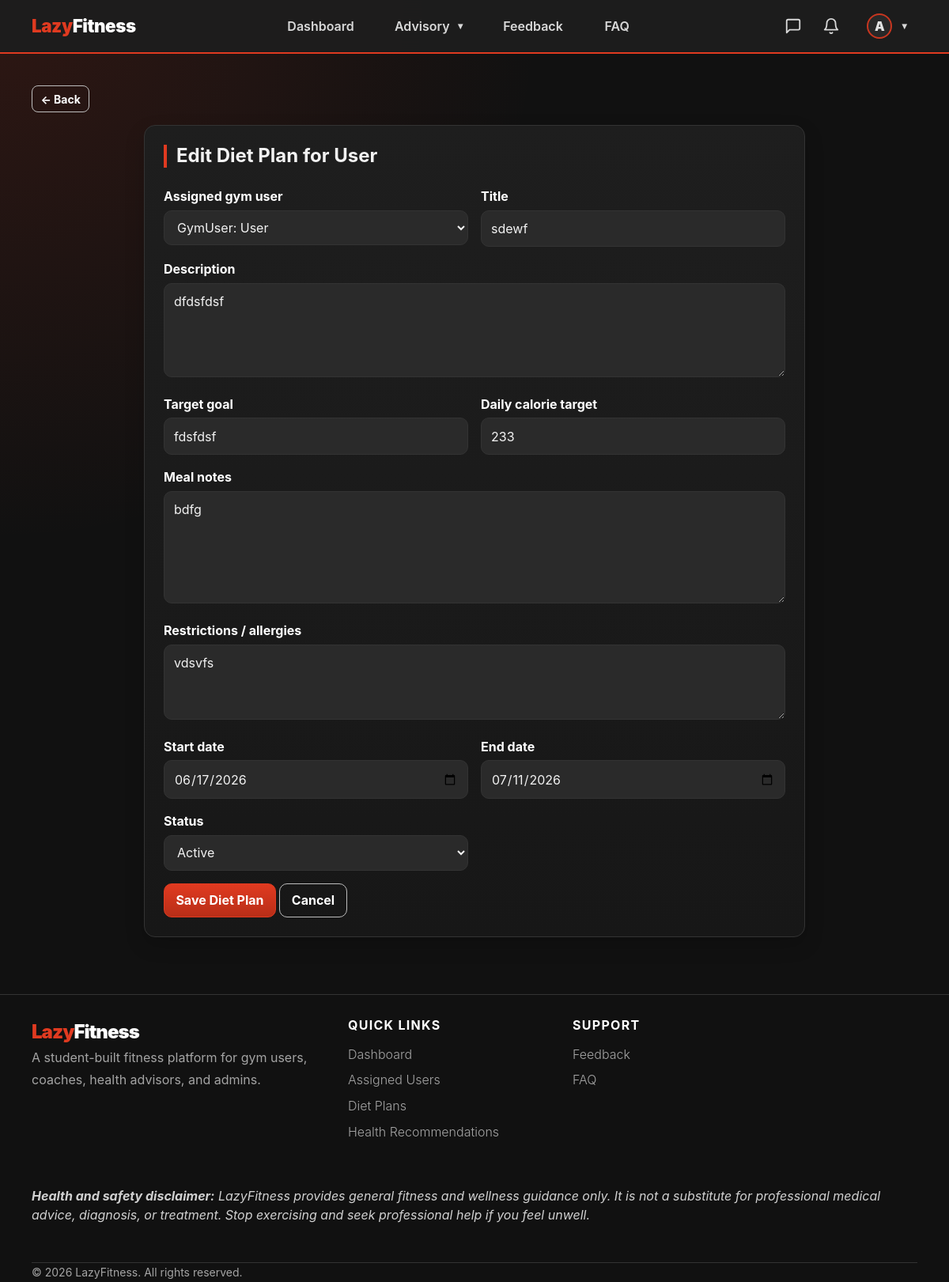
The app's page /advisor/diet-plans/detail/1/edit/ (signed in) with its own data.
### apps/accounts/models.py (models this page shows, shortened)
class User(AbstractBaseUser, PermissionsMixin):
    ROLE_CHOICES = [
        ('gym_user',       'Gym User'),
        ('fitness_coach',  'Fitness Coach'),
        ('health_advisor', 'Health Advisor'),
        ('admin',          'Admin'),
    ]
    username_validator = RegexValidator(
        regex=r'^[\w.@+-]+$',
        message='Username may contain letters, numbers, and @/./+/-/_ characters only.',
    )
    username    = models.CharField(max_length=150, unique=True, validators=[username_validator])
    email       = models.EmailField(unique=True)
    profile_picture = models.ImageField(
        upload_to='profile_pictures/',
        blank=True,
        null=True,
        help_text='Optional profile picture used across LazyFitness.',
    )
    role        = models.CharField(max_length=20, choices=ROLE_CHOICES)
    is_active   = models.BooleanField(default=True)   # userStatus
    is_staff    = models.BooleanField(default=False)
    date_joined = models.DateTimeField(auto_now_add=True)
    USERNAME_FIELD  = 'username'
    REQUIRED_FIELDS = ['email', 'role']
    objects = UserManager()
    @property
    def display_name(self):
        profile_fields = [
            ('gymuser', 'user_name'),
            ('coach', 'coach_name'),
            ('healthadvisor', 'advisor_name'),
            ('adminprofile', 'admin_name'),
        ]
        for relation, field in profile_fields:
            try:
                profile = getattr(self, relation)
            except Exception:
                profile = None
            value = getattr(profile, field, '') if profile else ''
            if value:
                return value
        return self.username or self.email
    @property
    def avatar_initial(self):
        name = self.display_name or self.username or self.email or '?'
        return name.strip()[:1].upper()
    @property
    def is_gym_user(self):
        return self.role == 'gym_user'
    @property
    def is_coach(self):
        return self.role == 'fitness_coach'
    @property
    def is_health_advisor(self):
        return self.role == 'health_advisor'
    @property
    def is_admin_user(self):
        return self.role == 'admin'

### apps/health_advisor/models.py (models this page shows, shortened)
class HealthAdvisor(models.Model):
    user = models.OneToOneField(User, on_delete=models.CASCADE, primary_key=True)
    advisor_name = models.CharField(max_length=255)
    specialty = models.CharField(
        max_length=120,
        blank=True,
        help_text='Public specialty shown on the Meet Our Health Advisors section.',
    )
    years_experience = models.PositiveIntegerField(
        null=True,
        blank=True,
        help_text='Optional years of health advisory experience for the public team card.',
    )
    bio = models.TextField(blank=True, help_text='Short public bio shown to prospective gym users.')
    assigned_users = models.ManyToManyField('gym_user.GymUser', blank=True, related_name='health_advisors')

class DietPlan(models.Model):
    STATUS_CHOICES = [
        ('draft', 'Draft'),
        ('active', 'Active'),
        ('completed', 'Completed'),
        ('cancelled', 'Cancelled'),
    ]
    advisor = models.ForeignKey(HealthAdvisor, on_delete=models.CASCADE, related_name='diet_plans')
    gym_user = models.ForeignKey('gym_user.GymUser', on_delete=models.CASCADE, related_name='diet_plans')
    title = models.CharField(max_length=180)
    description = models.TextField(blank=True)
    target_goal = models.CharField(max_length=160, blank=True)
    daily_calorie_target = models.PositiveIntegerField(null=True, blank=True)
    meal_notes = models.TextField(blank=True)
    restrictions_allergies = models.TextField(blank=True)
    start_date = models.DateField(null=True, blank=True)
    end_date = models.DateField(null=True, blank=True)
    status = models.CharField(max_length=20, choices=STATUS_CHOICES, default='active')
    created_at = models.DateTimeField(auto_now_add=True)
    updated_at = models.DateTimeField(auto_now=True)
    class Meta:
        ordering = ['-created_at']

### apps/gym_user/models.py (models this page shows, shortened)
class GymUser(models.Model):
    user = models.OneToOneField(User, on_delete=models.CASCADE, primary_key=True)
    user_name = models.CharField(max_length=255)
    age = models.IntegerField()
    gender = models.CharField(max_length=20)
    weight = models.FloatField(help_text="in kg")
    height = models.FloatField(help_text="in cm")
    neck_in_cm = models.IntegerField()
    waist_in_cm = models.IntegerField()
    calorie_intake = models.IntegerField(help_text="daily target kcal")
    medical_condition = models.TextField(blank=True, null=True)
    profile_completed = models.BooleanField(default=False)
    assigned_coach = models.ForeignKey(
        'coach.Coach',
        on_delete=models.SET_NULL,
        null=True,
        blank=True,
        related_name='assigned_gym_users',
        help_text='Fitness coach assigned by admin.',
    )
    assigned_advisor = models.ForeignKey(
        'health_advisor.HealthAdvisor',
        on_delete=models.SET_NULL,
        null=True,
        blank=True,
        related_name='assigned_gym_users',
        help_text='Health advisor assigned by admin.',
    )
    def __str__(self):
        return f"GymUser: {self.user_name}"

### apps/health_advisor/views.py (the view)
# urls.py: path('diet-plans/detail/<int:plan_id>/edit/', views.diet_plan_edit, name='diet_plan_edit'),
@health_advisor_required
def diet_plan_edit(request, plan_id):
    advisor = get_object_or_404(HealthAdvisor, user=request.user)
    plan = get_object_or_404(DietPlan, pk=plan_id, advisor=advisor, gym_user__assigned_advisor=advisor)
    if request.method == 'POST':
        form = DietPlanForm(request.POST, instance=plan, advisor=advisor)
        if form.is_valid():
            form.save()
            messages.success(request, 'Diet plan updated successfully.')
            return redirect(safe_back_url(request, reverse('health_advisor:diet_plan_detail', args=[plan.id])))
        messages.error(request, 'Please correct the highlighted diet plan errors.')
    else:
        form = DietPlanForm(instance=plan, advisor=advisor)
    return render(request, 'health_advisor/diet_plan_form.html', {
        'form': form,
        'gym_user': plan.gym_user,
        'plan': plan,
        'mode': 'Edit',
        'cancel_url': safe_back_url(request, reverse('health_advisor:diet_plan_detail', args=[plan.id])),
    })

### templates/health_advisor/diet_plan_form.html (shortened to what this page needs)
{% extends "shared/base.html" %}
{% block content %}
<div class="row justify-content-center">
    <div class="col-lg-9">
        <div class="card p-4">
            <h2 class="section-title">{{ mode }} Diet Plan{% if gym_user %} for {{ gym_user.user_name }}{% endif %}</h2>
            <form method="post" novalidate>
                <div class="row g-3">
                    {% for field in form %}
                        <div class="col-md-{% if field.name in 'description meal_notes restrictions_allergies' %}12{% else %}6{% endif %}">
                            <label class="form-label" for="{{ field.id_for_label }}">{{ field.label }}</label>
                            {{ field }}
                        </div>
                    {% endfor %}
                </div>
                <div class="mt-3">
                    <button class="btn btn-primary">Save Diet Plan</button>
                    <a class="btn btn-outline-light" href="{{ cancel_url|default:'/advisor/diet-plans/' }}">Cancel</a>
                </div>
            </form>
        </div>
    </div>
</div>
{% endblock %}

### templates/shared/base.html (shortened to what this page needs)
{% load static %}
<!DOCTYPE html>
<html lang="en">
<head>
  <link href="{% static 'css/lazyfitness.css' %}" rel="stylesheet">
</head>
<body>
<nav class="navbar navbar-expand-lg navbar-dark sticky-top" aria-label="Primary navigation">
  <div class="container nav-container">
    {% if user.is_authenticated %}
      {% if user.is_gym_user %}
        <a class="navbar-brand" href="{% url 'gym_user:dashboard' %}">Lazy<span class="text-white">Fitness</span></a>
      {% elif user.is_coach %}
        <a class="navbar-brand" href="{% url 'coach:dashboard' %}">Lazy<span class="text-white">Fitness</span></a>
      {% elif user.is_health_advisor %}
        <a class="navbar-brand" href="{% url 'health_advisor:dashboard' %}">Lazy<span class="text-white">Fitness</span></a>
      {% elif user.is_admin_user %}
        <a class="navbar-brand" href="{% url 'admin_panel:dashboard' %}">Lazy<span class="text-white">Fitness</span></a>
      {% else %}
        <a class="navbar-brand" href="{% url 'landing' %}">Lazy<span class="text-white">Fitness</span></a>
      {% endif %}
    {% else %}
      <a class="navbar-brand" href="{% url 'landing' %}">Lazy<span class="text-white">Fitness</span></a>
    {% endif %}
    <div class="navbar-collapse collapse" id="nav">
      {% if user.is_authenticated %}
        <ul class="navbar-nav main-nav mx-auto align-items-lg-center justify-content-lg-center flex-grow-1 gap-lg-4 px-lg-3 flex-nowrap">
          {% if user.is_gym_user %}
            <li class="nav-item"><a class="nav-link" href="{% url 'gym_user:dashboard' %}">Dashboard</a></li>
            <li class="nav-item dropdown profile-hover-dropdown">
              <a class="nav-link dropdown-toggle" href="#" data-lf-toggle="dropdown" role="button" aria-expanded="false">My Fitness</a>
              <ul class="dropdown-menu dropdown-menu-dark profile-centered-menu">
                <li><a class="dropdown-item" href="{% url 'gym_user:workout_select' %}">Workouts</a></li>
                <li><a class="dropdown-item" href="{% url 'gym_user:schedule' %}">Schedule</a></li>
                <li><a class="dropdown-item" href="{% url 'gym_user:progress' %}">Progress</a></li>
              </ul>
            </li>
            <li class="nav-item"><a class="nav-link" href="{% url 'gym_user:recommendation_list' %}">Health Recommendations</a></li>
            <li class="nav-item"><a class="nav-link" href="{% url 'accounts:submit_feedback' %}">Feedback</a></li>
            <li class="nav-item"><a class="nav-link" href="{% url 'faq_public' %}">FAQ</a></li>
          {% elif user.is_health_advisor %}
            <li class="nav-item"><a class="nav-link" href="{% url 'health_advisor:dashboard' %}">Dashboard</a></li>
            <li class="nav-item dropdown profile-hover-dropdown">
              <a class="nav-link dropdown-toggle" href="#" data-lf-toggle="dropdown" role="button" aria-expanded="false">Advisory</a>
            </li>
            <li class="nav-item"><a class="nav-link" href="{% url 'accounts:submit_feedback' %}">Feedback</a></li>
            <li class="nav-item"><a class="nav-link" href="{% url 'faq_public' %}">FAQ</a></li>
          {% endif %}
        </ul>
        <ul class="navbar-nav nav-actions ms-lg-auto align-items-center gap-2 gap-lg-3 flex-row flex-nowrap justify-content-end">
          {% if not user.is_admin_user %}
          <li class="nav-item">
            {% if user.is_gym_user %}
              <a class="nav-link nav-icon-link" href="{% url 'gym_user:messages' %}" title="Messages">
            {% elif user.is_coach %}
              <a class="nav-link nav-icon-link" href="{% url 'coach:messages' %}" title="Messages">
            {% elif user.is_health_advisor %}
              <a class="nav-link nav-icon-link" href="{% url 'health_advisor:messages' %}" title="Messages">
            {% endif %}
                <div class="icon-wrapper">
                  <svg width="22" height="22" viewBox="0 0 24 24" fill="none" stroke="currentColor" stroke-width="2" stroke-linecap="round" stroke-linejoin="round"><path d="M21 15a2 2 0 0 1-2 2H7l-4 4V5a2 2 0 0 1 2-2h14a2 2 0 0 1 2 2z"></path></svg>
                </div>
              </a>
          </li>
          {% endif %}
          <li class="nav-item">
            <a class="nav-link nav-icon-link" href="{% url 'accounts:notifications' %}" title="Notifications">
              <div class="icon-wrapper">
                <svg width="22" height="22" viewBox="0 0 24 24" fill="none" stroke="currentColor" stroke-width="2" stroke-linecap="round" stroke-linejoin="round"><path d="M18 8A6 6 0 0 0 6 8c0 7-3 9-3 9h18s-3-2-3-9"></path><path d="M13.73 21a2 2 0 0 1-3.46 0"></path></svg>
              </div>
            </a>
          </li>
          <li class="nav-item dropdown profile-hover-dropdown ms-1 flex-shrink-0">
            <a class="nav-link d-flex align-items-center gap-2 dropdown-toggle" href="#" role="button" data-lf-toggle="dropdown" aria-expanded="false">
              {% if user.profile_picture %}
                <img src="{{ user.profile_picture.url }}" alt="{{ user.username }} profile picture" class="rounded-circle avatar-sm">
              {% else %}
                <span class="avatar-initial-sm">{{ user.avatar_initial }}</span>
              {% endif %}
            </a>
          </li>
        </ul>
      {% endif %}
    </div>
  </div>
</nav>
<main class="container mt-4 pb-5">
  {% if user.is_authenticated %}
    <div class="mb-3">
      <button class="btn btn-outline-light btn-sm" type="button" data-lf-back data-fallback="{{ nav_back_fallback|default:'/' }}">← Back</button>
    </div>
  {% endif %}
  {% block content %}{% endblock %}
</main>
<footer class="site-footer py-5 mt-4">
  <div class="container">
    <div class="row gy-4">
      <div class="col-lg-6 col-md-12 footer-brand">
        <div class="footer-logo">Lazy<span>Fitness</span></div>
        <p class="footer-copy text-muted pe-lg-5">A student-built fitness platform for gym users, coaches, health advisors, and admins.</p>
      </div>
      {% if user.is_authenticated %}
        <div class="col-lg-3 col-md-6">
          <h5 class="footer-heading">Quick Links</h5>
          <ul class="footer-links">
            {% if user.is_gym_user %}
              <li class="footer-link"><a href="{% url 'gym_user:dashboard' %}">Dashboard</a></li>
              <li class="footer-link"><a href="{% url 'gym_user:workout_select' %}">Workouts</a></li>
              <li class="footer-link"><a href="{% url 'gym_user:schedule' %}">Schedule</a></li>
              <li class="footer-link"><a href="{% url 'gym_user:progress' %}">Progress</a></li>
              <li class="footer-link"><a href="{% url 'gym_user:recommendation_list' %}">Health Recommendations</a></li>
            {% elif user.is_health_advisor %}
              <li class="footer-link"><a href="{% url 'health_advisor:dashboard' %}">Dashboard</a></li>
              <li class="footer-link"><a href="{% url 'health_advisor:assigned_users' %}">Assigned Users</a></li>
              <li class="footer-link"><a href="{% url 'health_advisor:diet_plan_list' %}">Diet Plans</a></li>
              <li class="footer-link"><a href="{% url 'health_advisor:recommendation_list' %}">Health Recommendations</a></li>
            {% elif user.is_admin_user %}
              <li class="footer-link"><a href="{% url 'admin_panel:dashboard' %}">Dashboard</a></li>
              <li class="footer-link"><a href="{% url 'admin_panel:login_activity_list' %}">User Activity</a></li>
              <li class="footer-link"><a href="{% url 'admin_panel:system_log_list' %}">System Logs</a></li>
            {% endif %}
          </ul>
        </div>
        <div class="col-lg-3 col-md-6">
          {% if user.is_admin_user %}
            <h5 class="footer-heading">Management</h5>
            <ul class="footer-links">
              <li class="footer-link"><a href="{% url 'admin_panel:user_list' %}">Users Management</a></li>
              <li class="footer-link"><a href="{% url 'admin_panel:faq_list' %}">FAQ Management</a></li>
              <li class="footer-link"><a href="{% url 'admin_panel:feedback_list' %}">Feedback Management</a></li>
            </ul>
          {% else %}
            <h5 class="footer-heading">Support</h5>
            <ul class="footer-links">
              <li class="footer-link"><a href="{% url 'accounts:submit_feedback' %}">Feedback</a></li>
              <li class="footer-link"><a href="{% url 'faq_public' %}">FAQ</a></li>
            </ul>
          {% endif %}
        </div>
      {% endif %}
    </div>
    <div class="lf-footer-disclaimer py-4 mt-4"><i>
        <strong>Health and safety disclaimer:</strong>
        LazyFitness provides general fitness and wellness guidance only. It is not a substitute for professional medical advice, diagnosis, or treatment. Stop exercising and seek professional help if you feel unwell.
    </i></div>
    <div class="footer-bottom mt-4 pt-4 border-top">
      <p class="footer-copy small mb-0">© {% now "Y" %} LazyFitness. All rights reserved.</p>
    </div>
  </div>
</footer>
</body>
</html>

### records on screen
User: avatar_initial "A"
GymUser: user_name "User"
DietPlan: form "GymUser: User" "sdewf" "dfdsfdsf" "fdsfdsf" "233" "bdfg" "vdsvfs" "06/17/2026" "07/11/2026" "Active"

### other values on screen
{{ mode }} "Edit"
{{ field.label }} "Assigned gym user" "Title" "Description" "Target goal" "Daily calorie target" "Meal notes" "Restrictions / allergies" "Start date" "End date" "Status"
